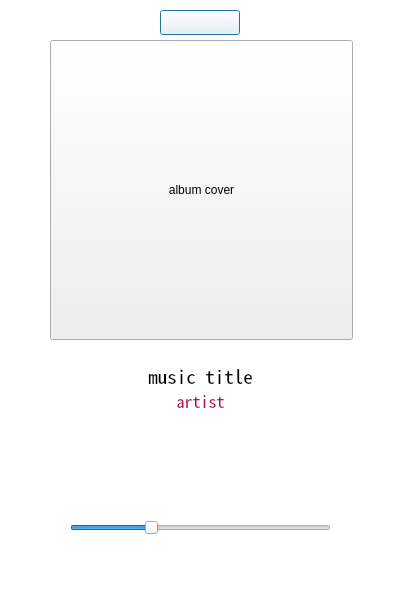
<?xml version="1.0" encoding="UTF-8"?>
<ui version="4.0">
 <class>MusicDialog</class>
 <widget class="QDialog" name="MusicDialog">
  <property name="enabled">
   <bool>true</bool>
  </property>
  <property name="geometry">
   <rect>
    <x>0</x>
    <y>0</y>
    <width>400</width>
    <height>600</height>
   </rect>
  </property>
  <property name="palette">
   <palette>
    <active>
     <colorrole role="WindowText">
      <brush brushstyle="SolidPattern">
       <color alpha="255">
        <red>0</red>
        <green>0</green>
        <blue>0</blue>
       </color>
      </brush>
     </colorrole>
     <colorrole role="Button">
      <brush brushstyle="SolidPattern">
       <color alpha="255">
        <red>255</red>
        <green>255</green>
        <blue>255</blue>
       </color>
      </brush>
     </colorrole>
     <colorrole role="Light">
      <brush brushstyle="SolidPattern">
       <color alpha="255">
        <red>255</red>
        <green>255</green>
        <blue>255</blue>
       </color>
      </brush>
     </colorrole>
     <colorrole role="Midlight">
      <brush brushstyle="SolidPattern">
       <color alpha="255">
        <red>255</red>
        <green>255</green>
        <blue>255</blue>
       </color>
      </brush>
     </colorrole>
     <colorrole role="Dark">
      <brush brushstyle="SolidPattern">
       <color alpha="255">
        <red>127</red>
        <green>127</green>
        <blue>127</blue>
       </color>
      </brush>
     </colorrole>
     <colorrole role="Mid">
      <brush brushstyle="SolidPattern">
       <color alpha="255">
        <red>170</red>
        <green>170</green>
        <blue>170</blue>
       </color>
      </brush>
     </colorrole>
     <colorrole role="Text">
      <brush brushstyle="SolidPattern">
       <color alpha="255">
        <red>0</red>
        <green>0</green>
        <blue>0</blue>
       </color>
      </brush>
     </colorrole>
     <colorrole role="BrightText">
      <brush brushstyle="SolidPattern">
       <color alpha="255">
        <red>255</red>
        <green>255</green>
        <blue>255</blue>
       </color>
      </brush>
     </colorrole>
     <colorrole role="ButtonText">
      <brush brushstyle="SolidPattern">
       <color alpha="255">
        <red>0</red>
        <green>0</green>
        <blue>0</blue>
       </color>
      </brush>
     </colorrole>
     <colorrole role="Base">
      <brush brushstyle="SolidPattern">
       <color alpha="255">
        <red>255</red>
        <green>255</green>
        <blue>255</blue>
       </color>
      </brush>
     </colorrole>
     <colorrole role="Window">
      <brush brushstyle="SolidPattern">
       <color alpha="255">
        <red>255</red>
        <green>255</green>
        <blue>255</blue>
       </color>
      </brush>
     </colorrole>
     <colorrole role="Shadow">
      <brush brushstyle="SolidPattern">
       <color alpha="255">
        <red>0</red>
        <green>0</green>
        <blue>0</blue>
       </color>
      </brush>
     </colorrole>
     <colorrole role="AlternateBase">
      <brush brushstyle="SolidPattern">
       <color alpha="255">
        <red>255</red>
        <green>255</green>
        <blue>255</blue>
       </color>
      </brush>
     </colorrole>
     <colorrole role="ToolTipBase">
      <brush brushstyle="SolidPattern">
       <color alpha="255">
        <red>255</red>
        <green>255</green>
        <blue>220</blue>
       </color>
      </brush>
     </colorrole>
     <colorrole role="ToolTipText">
      <brush brushstyle="SolidPattern">
       <color alpha="255">
        <red>0</red>
        <green>0</green>
        <blue>0</blue>
       </color>
      </brush>
     </colorrole>
    </active>
    <inactive>
     <colorrole role="WindowText">
      <brush brushstyle="SolidPattern">
       <color alpha="255">
        <red>0</red>
        <green>0</green>
        <blue>0</blue>
       </color>
      </brush>
     </colorrole>
     <colorrole role="Button">
      <brush brushstyle="SolidPattern">
       <color alpha="255">
        <red>255</red>
        <green>255</green>
        <blue>255</blue>
       </color>
      </brush>
     </colorrole>
     <colorrole role="Light">
      <brush brushstyle="SolidPattern">
       <color alpha="255">
        <red>255</red>
        <green>255</green>
        <blue>255</blue>
       </color>
      </brush>
     </colorrole>
     <colorrole role="Midlight">
      <brush brushstyle="SolidPattern">
       <color alpha="255">
        <red>255</red>
        <green>255</green>
        <blue>255</blue>
       </color>
      </brush>
     </colorrole>
     <colorrole role="Dark">
      <brush brushstyle="SolidPattern">
       <color alpha="255">
        <red>127</red>
        <green>127</green>
        <blue>127</blue>
       </color>
      </brush>
     </colorrole>
     <colorrole role="Mid">
      <brush brushstyle="SolidPattern">
       <color alpha="255">
        <red>170</red>
        <green>170</green>
        <blue>170</blue>
       </color>
      </brush>
     </colorrole>
     <colorrole role="Text">
      <brush brushstyle="SolidPattern">
       <color alpha="255">
        <red>0</red>
        <green>0</green>
        <blue>0</blue>
       </color>
      </brush>
     </colorrole>
     <colorrole role="BrightText">
      <brush brushstyle="SolidPattern">
       <color alpha="255">
        <red>255</red>
        <green>255</green>
        <blue>255</blue>
       </color>
      </brush>
     </colorrole>
     <colorrole role="ButtonText">
      <brush brushstyle="SolidPattern">
       <color alpha="255">
        <red>0</red>
        <green>0</green>
        <blue>0</blue>
       </color>
      </brush>
     </colorrole>
     <colorrole role="Base">
      <brush brushstyle="SolidPattern">
       <color alpha="255">
        <red>255</red>
        <green>255</green>
        <blue>255</blue>
       </color>
      </brush>
     </colorrole>
     <colorrole role="Window">
      <brush brushstyle="SolidPattern">
       <color alpha="255">
        <red>255</red>
        <green>255</green>
        <blue>255</blue>
       </color>
      </brush>
     </colorrole>
     <colorrole role="Shadow">
      <brush brushstyle="SolidPattern">
       <color alpha="255">
        <red>0</red>
        <green>0</green>
        <blue>0</blue>
       </color>
      </brush>
     </colorrole>
     <colorrole role="AlternateBase">
      <brush brushstyle="SolidPattern">
       <color alpha="255">
        <red>255</red>
        <green>255</green>
        <blue>255</blue>
       </color>
      </brush>
     </colorrole>
     <colorrole role="ToolTipBase">
      <brush brushstyle="SolidPattern">
       <color alpha="255">
        <red>255</red>
        <green>255</green>
        <blue>220</blue>
       </color>
      </brush>
     </colorrole>
     <colorrole role="ToolTipText">
      <brush brushstyle="SolidPattern">
       <color alpha="255">
        <red>0</red>
        <green>0</green>
        <blue>0</blue>
       </color>
      </brush>
     </colorrole>
    </inactive>
    <disabled>
     <colorrole role="WindowText">
      <brush brushstyle="SolidPattern">
       <color alpha="255">
        <red>127</red>
        <green>127</green>
        <blue>127</blue>
       </color>
      </brush>
     </colorrole>
     <colorrole role="Button">
      <brush brushstyle="SolidPattern">
       <color alpha="255">
        <red>255</red>
        <green>255</green>
        <blue>255</blue>
       </color>
      </brush>
     </colorrole>
     <colorrole role="Light">
      <brush brushstyle="SolidPattern">
       <color alpha="255">
        <red>255</red>
        <green>255</green>
        <blue>255</blue>
       </color>
      </brush>
     </colorrole>
     <colorrole role="Midlight">
      <brush brushstyle="SolidPattern">
       <color alpha="255">
        <red>255</red>
        <green>255</green>
        <blue>255</blue>
       </color>
      </brush>
     </colorrole>
     <colorrole role="Dark">
      <brush brushstyle="SolidPattern">
       <color alpha="255">
        <red>127</red>
        <green>127</green>
        <blue>127</blue>
       </color>
      </brush>
     </colorrole>
     <colorrole role="Mid">
      <brush brushstyle="SolidPattern">
       <color alpha="255">
        <red>170</red>
        <green>170</green>
        <blue>170</blue>
       </color>
      </brush>
     </colorrole>
     <colorrole role="Text">
      <brush brushstyle="SolidPattern">
       <color alpha="255">
        <red>127</red>
        <green>127</green>
        <blue>127</blue>
       </color>
      </brush>
     </colorrole>
     <colorrole role="BrightText">
      <brush brushstyle="SolidPattern">
       <color alpha="255">
        <red>255</red>
        <green>255</green>
        <blue>255</blue>
       </color>
      </brush>
     </colorrole>
     <colorrole role="ButtonText">
      <brush brushstyle="SolidPattern">
       <color alpha="255">
        <red>127</red>
        <green>127</green>
        <blue>127</blue>
       </color>
      </brush>
     </colorrole>
     <colorrole role="Base">
      <brush brushstyle="SolidPattern">
       <color alpha="255">
        <red>255</red>
        <green>255</green>
        <blue>255</blue>
       </color>
      </brush>
     </colorrole>
     <colorrole role="Window">
      <brush brushstyle="SolidPattern">
       <color alpha="255">
        <red>255</red>
        <green>255</green>
        <blue>255</blue>
       </color>
      </brush>
     </colorrole>
     <colorrole role="Shadow">
      <brush brushstyle="SolidPattern">
       <color alpha="255">
        <red>0</red>
        <green>0</green>
        <blue>0</blue>
       </color>
      </brush>
     </colorrole>
     <colorrole role="AlternateBase">
      <brush brushstyle="SolidPattern">
       <color alpha="255">
        <red>255</red>
        <green>255</green>
        <blue>255</blue>
       </color>
      </brush>
     </colorrole>
     <colorrole role="ToolTipBase">
      <brush brushstyle="SolidPattern">
       <color alpha="255">
        <red>255</red>
        <green>255</green>
        <blue>220</blue>
       </color>
      </brush>
     </colorrole>
     <colorrole role="ToolTipText">
      <brush brushstyle="SolidPattern">
       <color alpha="255">
        <red>0</red>
        <green>0</green>
        <blue>0</blue>
       </color>
      </brush>
     </colorrole>
    </disabled>
   </palette>
  </property>
  <property name="windowTitle">
   <string>Dialog</string>
  </property>
  <property name="styleSheet">
   <string notr="true">#MusicDialog
{
	position: absolute;
	left: 624px;
}</string>
  </property>
  <widget class="QLabel" name="_music_title">
   <property name="geometry">
    <rect>
     <x>40</x>
     <y>360</y>
     <width>321</width>
     <height>31</height>
    </rect>
   </property>
   <property name="font">
    <font>
     <family>Noto Sans Mono CJK KR</family>
     <pointsize>14</pointsize>
     <weight>50</weight>
     <bold>false</bold>
    </font>
   </property>
   <property name="text">
    <string>music title</string>
   </property>
   <property name="alignment">
    <set>Qt::AlignCenter</set>
   </property>
  </widget>
  <widget class="QPushButton" name="_closeBTN">
   <property name="geometry">
    <rect>
     <x>160</x>
     <y>10</y>
     <width>80</width>
     <height>25</height>
    </rect>
   </property>
   <property name="minimumSize">
    <size>
     <width>80</width>
     <height>0</height>
    </size>
   </property>
   <property name="palette">
    <palette>
     <active>
      <colorrole role="WindowText">
       <brush brushstyle="SolidPattern">
        <color alpha="255">
         <red>0</red>
         <green>0</green>
         <blue>0</blue>
        </color>
       </brush>
      </colorrole>
      <colorrole role="Button">
       <brush brushstyle="SolidPattern">
        <color alpha="255">
         <red>255</red>
         <green>255</green>
         <blue>255</blue>
        </color>
       </brush>
      </colorrole>
      <colorrole role="Light">
       <brush brushstyle="SolidPattern">
        <color alpha="255">
         <red>255</red>
         <green>255</green>
         <blue>255</blue>
        </color>
       </brush>
      </colorrole>
      <colorrole role="Midlight">
       <brush brushstyle="SolidPattern">
        <color alpha="255">
         <red>255</red>
         <green>255</green>
         <blue>255</blue>
        </color>
       </brush>
      </colorrole>
      <colorrole role="Dark">
       <brush brushstyle="SolidPattern">
        <color alpha="255">
         <red>127</red>
         <green>127</green>
         <blue>127</blue>
        </color>
       </brush>
      </colorrole>
      <colorrole role="Mid">
       <brush brushstyle="SolidPattern">
        <color alpha="255">
         <red>170</red>
         <green>170</green>
         <blue>170</blue>
        </color>
       </brush>
      </colorrole>
      <colorrole role="Text">
       <brush brushstyle="SolidPattern">
        <color alpha="255">
         <red>0</red>
         <green>0</green>
         <blue>0</blue>
        </color>
       </brush>
      </colorrole>
      <colorrole role="BrightText">
       <brush brushstyle="SolidPattern">
        <color alpha="255">
         <red>255</red>
         <green>255</green>
         <blue>255</blue>
        </color>
       </brush>
      </colorrole>
      <colorrole role="ButtonText">
       <brush brushstyle="SolidPattern">
        <color alpha="255">
         <red>0</red>
         <green>0</green>
         <blue>0</blue>
        </color>
       </brush>
      </colorrole>
      <colorrole role="Base">
       <brush brushstyle="SolidPattern">
        <color alpha="255">
         <red>255</red>
         <green>255</green>
         <blue>255</blue>
        </color>
       </brush>
      </colorrole>
      <colorrole role="Window">
       <brush brushstyle="SolidPattern">
        <color alpha="255">
         <red>255</red>
         <green>255</green>
         <blue>255</blue>
        </color>
       </brush>
      </colorrole>
      <colorrole role="Shadow">
       <brush brushstyle="SolidPattern">
        <color alpha="255">
         <red>0</red>
         <green>0</green>
         <blue>0</blue>
        </color>
       </brush>
      </colorrole>
      <colorrole role="AlternateBase">
       <brush brushstyle="SolidPattern">
        <color alpha="255">
         <red>255</red>
         <green>255</green>
         <blue>255</blue>
        </color>
       </brush>
      </colorrole>
      <colorrole role="ToolTipBase">
       <brush brushstyle="SolidPattern">
        <color alpha="255">
         <red>255</red>
         <green>255</green>
         <blue>220</blue>
        </color>
       </brush>
      </colorrole>
      <colorrole role="ToolTipText">
       <brush brushstyle="SolidPattern">
        <color alpha="255">
         <red>0</red>
         <green>0</green>
         <blue>0</blue>
        </color>
       </brush>
      </colorrole>
     </active>
     <inactive>
      <colorrole role="WindowText">
       <brush brushstyle="SolidPattern">
        <color alpha="255">
         <red>0</red>
         <green>0</green>
         <blue>0</blue>
        </color>
       </brush>
      </colorrole>
      <colorrole role="Button">
       <brush brushstyle="SolidPattern">
        <color alpha="255">
         <red>255</red>
         <green>255</green>
         <blue>255</blue>
        </color>
       </brush>
      </colorrole>
      <colorrole role="Light">
       <brush brushstyle="SolidPattern">
        <color alpha="255">
         <red>255</red>
         <green>255</green>
         <blue>255</blue>
        </color>
       </brush>
      </colorrole>
      <colorrole role="Midlight">
       <brush brushstyle="SolidPattern">
        <color alpha="255">
         <red>255</red>
         <green>255</green>
         <blue>255</blue>
        </color>
       </brush>
      </colorrole>
      <colorrole role="Dark">
       <brush brushstyle="SolidPattern">
        <color alpha="255">
         <red>127</red>
         <green>127</green>
         <blue>127</blue>
        </color>
       </brush>
      </colorrole>
      <colorrole role="Mid">
       <brush brushstyle="SolidPattern">
        <color alpha="255">
         <red>170</red>
         <green>170</green>
         <blue>170</blue>
        </color>
       </brush>
      </colorrole>
      <colorrole role="Text">
       <brush brushstyle="SolidPattern">
        <color alpha="255">
         <red>0</red>
         <green>0</green>
         <blue>0</blue>
        </color>
       </brush>
      </colorrole>
      <colorrole role="BrightText">
       <brush brushstyle="SolidPattern">
        <color alpha="255">
         <red>255</red>
         <green>255</green>
         <blue>255</blue>
        </color>
       </brush>
      </colorrole>
      <colorrole role="ButtonText">
       <brush brushstyle="SolidPattern">
        <color alpha="255">
         <red>0</red>
         <green>0</green>
         <blue>0</blue>
        </color>
       </brush>
      </colorrole>
      <colorrole role="Base">
       <brush brushstyle="SolidPattern">
        <color alpha="255">
         <red>255</red>
         <green>255</green>
         <blue>255</blue>
        </color>
       </brush>
      </colorrole>
      <colorrole role="Window">
       <brush brushstyle="SolidPattern">
        <color alpha="255">
         <red>255</red>
         <green>255</green>
         <blue>255</blue>
        </color>
       </brush>
      </colorrole>
      <colorrole role="Shadow">
       <brush brushstyle="SolidPattern">
        <color alpha="255">
         <red>0</red>
         <green>0</green>
         <blue>0</blue>
        </color>
       </brush>
      </colorrole>
      <colorrole role="AlternateBase">
       <brush brushstyle="SolidPattern">
        <color alpha="255">
         <red>255</red>
         <green>255</green>
         <blue>255</blue>
        </color>
       </brush>
      </colorrole>
      <colorrole role="ToolTipBase">
       <brush brushstyle="SolidPattern">
        <color alpha="255">
         <red>255</red>
         <green>255</green>
         <blue>220</blue>
        </color>
       </brush>
      </colorrole>
      <colorrole role="ToolTipText">
       <brush brushstyle="SolidPattern">
        <color alpha="255">
         <red>0</red>
         <green>0</green>
         <blue>0</blue>
        </color>
       </brush>
      </colorrole>
     </inactive>
     <disabled>
      <colorrole role="WindowText">
       <brush brushstyle="SolidPattern">
        <color alpha="255">
         <red>127</red>
         <green>127</green>
         <blue>127</blue>
        </color>
       </brush>
      </colorrole>
      <colorrole role="Button">
       <brush brushstyle="SolidPattern">
        <color alpha="255">
         <red>255</red>
         <green>255</green>
         <blue>255</blue>
        </color>
       </brush>
      </colorrole>
      <colorrole role="Light">
       <brush brushstyle="SolidPattern">
        <color alpha="255">
         <red>255</red>
         <green>255</green>
         <blue>255</blue>
        </color>
       </brush>
      </colorrole>
      <colorrole role="Midlight">
       <brush brushstyle="SolidPattern">
        <color alpha="255">
         <red>255</red>
         <green>255</green>
         <blue>255</blue>
        </color>
       </brush>
      </colorrole>
      <colorrole role="Dark">
       <brush brushstyle="SolidPattern">
        <color alpha="255">
         <red>127</red>
         <green>127</green>
         <blue>127</blue>
        </color>
       </brush>
      </colorrole>
      <colorrole role="Mid">
       <brush brushstyle="SolidPattern">
        <color alpha="255">
         <red>170</red>
         <green>170</green>
         <blue>170</blue>
        </color>
       </brush>
      </colorrole>
      <colorrole role="Text">
       <brush brushstyle="SolidPattern">
        <color alpha="255">
         <red>127</red>
         <green>127</green>
         <blue>127</blue>
        </color>
       </brush>
      </colorrole>
      <colorrole role="BrightText">
       <brush brushstyle="SolidPattern">
        <color alpha="255">
         <red>255</red>
         <green>255</green>
         <blue>255</blue>
        </color>
       </brush>
      </colorrole>
      <colorrole role="ButtonText">
       <brush brushstyle="SolidPattern">
        <color alpha="255">
         <red>127</red>
         <green>127</green>
         <blue>127</blue>
        </color>
       </brush>
      </colorrole>
      <colorrole role="Base">
       <brush brushstyle="SolidPattern">
        <color alpha="255">
         <red>255</red>
         <green>255</green>
         <blue>255</blue>
        </color>
       </brush>
      </colorrole>
      <colorrole role="Window">
       <brush brushstyle="SolidPattern">
        <color alpha="255">
         <red>255</red>
         <green>255</green>
         <blue>255</blue>
        </color>
       </brush>
      </colorrole>
      <colorrole role="Shadow">
       <brush brushstyle="SolidPattern">
        <color alpha="255">
         <red>0</red>
         <green>0</green>
         <blue>0</blue>
        </color>
       </brush>
      </colorrole>
      <colorrole role="AlternateBase">
       <brush brushstyle="SolidPattern">
        <color alpha="255">
         <red>255</red>
         <green>255</green>
         <blue>255</blue>
        </color>
       </brush>
      </colorrole>
      <colorrole role="ToolTipBase">
       <brush brushstyle="SolidPattern">
        <color alpha="255">
         <red>255</red>
         <green>255</green>
         <blue>220</blue>
        </color>
       </brush>
      </colorrole>
      <colorrole role="ToolTipText">
       <brush brushstyle="SolidPattern">
        <color alpha="255">
         <red>0</red>
         <green>0</green>
         <blue>0</blue>
        </color>
       </brush>
      </colorrole>
     </disabled>
    </palette>
   </property>
   <property name="font">
    <font>
     <family>Noto Sans Mono CJK KR</family>
     <pointsize>16</pointsize>
     <weight>50</weight>
     <bold>false</bold>
     <stylestrategy>PreferAntialias</stylestrategy>
    </font>
   </property>
   <property name="styleSheet">
    <string notr="true">#_closeBTN
{
}</string>
   </property>
   <property name="text">
    <string/>
   </property>
  </widget>
  <widget class="QPushButton" name="mplayBTN">
   <property name="geometry">
    <rect>
     <x>160</x>
     <y>420</y>
     <width>80</width>
     <height>80</height>
    </rect>
   </property>
   <property name="minimumSize">
    <size>
     <width>80</width>
     <height>80</height>
    </size>
   </property>
   <property name="palette">
    <palette>
     <active>
      <colorrole role="Button">
       <brush brushstyle="SolidPattern">
        <color alpha="255">
         <red>239</red>
         <green>237</green>
         <blue>228</blue>
        </color>
       </brush>
      </colorrole>
      <colorrole role="ButtonText">
       <brush brushstyle="SolidPattern">
        <color alpha="255">
         <red>45</red>
         <green>45</green>
         <blue>45</blue>
        </color>
       </brush>
      </colorrole>
     </active>
     <inactive>
      <colorrole role="Button">
       <brush brushstyle="SolidPattern">
        <color alpha="255">
         <red>239</red>
         <green>237</green>
         <blue>228</blue>
        </color>
       </brush>
      </colorrole>
      <colorrole role="ButtonText">
       <brush brushstyle="SolidPattern">
        <color alpha="255">
         <red>45</red>
         <green>45</green>
         <blue>45</blue>
        </color>
       </brush>
      </colorrole>
     </inactive>
     <disabled>
      <colorrole role="Button">
       <brush brushstyle="SolidPattern">
        <color alpha="255">
         <red>239</red>
         <green>237</green>
         <blue>228</blue>
        </color>
       </brush>
      </colorrole>
      <colorrole role="ButtonText">
       <brush brushstyle="SolidPattern">
        <color alpha="255">
         <red>106</red>
         <green>104</green>
         <blue>100</blue>
        </color>
       </brush>
      </colorrole>
     </disabled>
    </palette>
   </property>
   <property name="font">
    <font>
     <pointsize>11</pointsize>
     <weight>75</weight>
     <bold>true</bold>
    </font>
   </property>
   <property name="cursor">
    <cursorShape>OpenHandCursor</cursorShape>
   </property>
   <property name="styleSheet">
    <string notr="true">#mplayBTN
{
	background-image: url(:/images/qdemo/images/play.png);
	border : none;
}</string>
   </property>
   <property name="text">
    <string/>
   </property>
  </widget>
  <widget class="QLabel" name="_artist">
   <property name="geometry">
    <rect>
     <x>40</x>
     <y>390</y>
     <width>321</width>
     <height>21</height>
    </rect>
   </property>
   <property name="palette">
    <palette>
     <active>
      <colorrole role="WindowText">
       <brush brushstyle="SolidPattern">
        <color alpha="255">
         <red>186</red>
         <green>12</green>
         <blue>76</blue>
        </color>
       </brush>
      </colorrole>
     </active>
     <inactive>
      <colorrole role="WindowText">
       <brush brushstyle="SolidPattern">
        <color alpha="255">
         <red>186</red>
         <green>12</green>
         <blue>76</blue>
        </color>
       </brush>
      </colorrole>
     </inactive>
     <disabled>
      <colorrole role="WindowText">
       <brush brushstyle="SolidPattern">
        <color alpha="255">
         <red>106</red>
         <green>104</green>
         <blue>100</blue>
        </color>
       </brush>
      </colorrole>
     </disabled>
    </palette>
   </property>
   <property name="font">
    <font>
     <family>Noto Sans Mono CJK KR</family>
     <pointsize>12</pointsize>
     <weight>50</weight>
     <italic>false</italic>
     <bold>false</bold>
    </font>
   </property>
   <property name="text">
    <string>artist</string>
   </property>
   <property name="alignment">
    <set>Qt::AlignCenter</set>
   </property>
  </widget>
  <widget class="QPushButton" name="mplayBTN_prev">
   <property name="geometry">
    <rect>
     <x>60</x>
     <y>430</y>
     <width>65</width>
     <height>60</height>
    </rect>
   </property>
   <property name="minimumSize">
    <size>
     <width>65</width>
     <height>60</height>
    </size>
   </property>
   <property name="palette">
    <palette>
     <active>
      <colorrole role="Button">
       <brush brushstyle="SolidPattern">
        <color alpha="255">
         <red>239</red>
         <green>237</green>
         <blue>228</blue>
        </color>
       </brush>
      </colorrole>
      <colorrole role="ButtonText">
       <brush brushstyle="SolidPattern">
        <color alpha="255">
         <red>45</red>
         <green>45</green>
         <blue>45</blue>
        </color>
       </brush>
      </colorrole>
     </active>
     <inactive>
      <colorrole role="Button">
       <brush brushstyle="SolidPattern">
        <color alpha="255">
         <red>239</red>
         <green>237</green>
         <blue>228</blue>
        </color>
       </brush>
      </colorrole>
      <colorrole role="ButtonText">
       <brush brushstyle="SolidPattern">
        <color alpha="255">
         <red>45</red>
         <green>45</green>
         <blue>45</blue>
        </color>
       </brush>
      </colorrole>
     </inactive>
     <disabled>
      <colorrole role="Button">
       <brush brushstyle="SolidPattern">
        <color alpha="255">
         <red>239</red>
         <green>237</green>
         <blue>228</blue>
        </color>
       </brush>
      </colorrole>
      <colorrole role="ButtonText">
       <brush brushstyle="SolidPattern">
        <color alpha="255">
         <red>106</red>
         <green>104</green>
         <blue>100</blue>
        </color>
       </brush>
      </colorrole>
     </disabled>
    </palette>
   </property>
   <property name="font">
    <font>
     <pointsize>11</pointsize>
     <weight>75</weight>
     <bold>true</bold>
    </font>
   </property>
   <property name="cursor">
    <cursorShape>OpenHandCursor</cursorShape>
   </property>
   <property name="autoFillBackground">
    <bool>false</bool>
   </property>
   <property name="styleSheet">
    <string notr="true">#mplayBTN_prev
{
	background-image: url(:/images/qdemo/images/prev.png);
	border : none;
}</string>
   </property>
   <property name="text">
    <string/>
   </property>
  </widget>
  <widget class="QPushButton" name="mplayBTN_next">
   <property name="geometry">
    <rect>
     <x>280</x>
     <y>430</y>
     <width>65</width>
     <height>60</height>
    </rect>
   </property>
   <property name="minimumSize">
    <size>
     <width>65</width>
     <height>60</height>
    </size>
   </property>
   <property name="palette">
    <palette>
     <active>
      <colorrole role="Button">
       <brush brushstyle="SolidPattern">
        <color alpha="255">
         <red>239</red>
         <green>237</green>
         <blue>228</blue>
        </color>
       </brush>
      </colorrole>
      <colorrole role="ButtonText">
       <brush brushstyle="SolidPattern">
        <color alpha="255">
         <red>45</red>
         <green>45</green>
         <blue>45</blue>
        </color>
       </brush>
      </colorrole>
     </active>
     <inactive>
      <colorrole role="Button">
       <brush brushstyle="SolidPattern">
        <color alpha="255">
         <red>239</red>
         <green>237</green>
         <blue>228</blue>
        </color>
       </brush>
      </colorrole>
      <colorrole role="ButtonText">
       <brush brushstyle="SolidPattern">
        <color alpha="255">
         <red>45</red>
         <green>45</green>
         <blue>45</blue>
        </color>
       </brush>
      </colorrole>
     </inactive>
     <disabled>
      <colorrole role="Button">
       <brush brushstyle="SolidPattern">
        <color alpha="255">
         <red>239</red>
         <green>237</green>
         <blue>228</blue>
        </color>
       </brush>
      </colorrole>
      <colorrole role="ButtonText">
       <brush brushstyle="SolidPattern">
        <color alpha="255">
         <red>106</red>
         <green>104</green>
         <blue>100</blue>
        </color>
       </brush>
      </colorrole>
     </disabled>
    </palette>
   </property>
   <property name="font">
    <font>
     <pointsize>11</pointsize>
     <weight>75</weight>
     <bold>true</bold>
    </font>
   </property>
   <property name="cursor">
    <cursorShape>OpenHandCursor</cursorShape>
   </property>
   <property name="styleSheet">
    <string notr="true">#mplayBTN_next
{
	background-image: url(:/images/qdemo/images/next.png);
	border : none;
}</string>
   </property>
   <property name="text">
    <string/>
   </property>
  </widget>
  <widget class="QSlider" name="volumSlider">
   <property name="geometry">
    <rect>
     <x>70</x>
     <y>520</y>
     <width>261</width>
     <height>16</height>
    </rect>
   </property>
   <property name="maximum">
    <number>100</number>
   </property>
   <property name="sliderPosition">
    <number>30</number>
   </property>
   <property name="orientation">
    <enum>Qt::Horizontal</enum>
   </property>
  </widget>
  <widget class="QLabel" name="_opendescrip">
   <property name="geometry">
    <rect>
     <x>60</x>
     <y>170</y>
     <width>281</width>
     <height>31</height>
    </rect>
   </property>
   <property name="font">
    <font>
     <family>Noto Sans Mono CJK KR</family>
     <pointsize>14</pointsize>
     <weight>50</weight>
     <bold>false</bold>
    </font>
   </property>
   <property name="text">
    <string>open file</string>
   </property>
   <property name="alignment">
    <set>Qt::AlignCenter</set>
   </property>
  </widget>
  <widget class="QPushButton" name="album_cover">
   <property name="geometry">
    <rect>
     <x>50</x>
     <y>40</y>
     <width>303</width>
     <height>300</height>
    </rect>
   </property>
   <property name="text">
    <string>album cover</string>
   </property>
  </widget>
  <zorder>_opendescrip</zorder>
  <zorder>_music_title</zorder>
  <zorder>_closeBTN</zorder>
  <zorder>mplayBTN</zorder>
  <zorder>_artist</zorder>
  <zorder>mplayBTN_prev</zorder>
  <zorder>mplayBTN_next</zorder>
  <zorder>volumSlider</zorder>
  <zorder>album_cover</zorder>
 </widget>
 <resources/>
 <connections/>
</ui>
